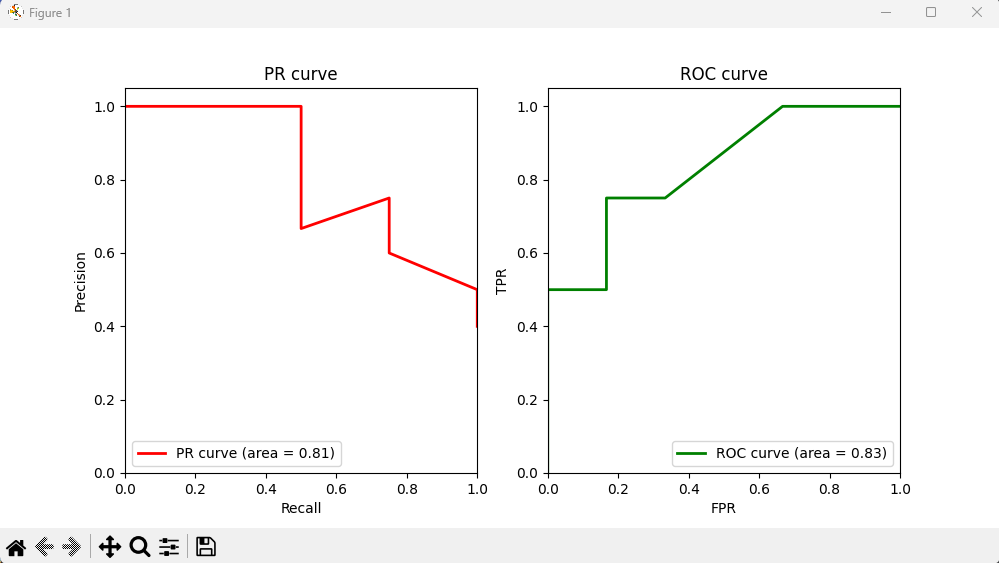

Write the Python code that produced this figure.
import numpy as np
from sklearn.metrics import precision_recall_curve, auc, roc_curve
import matplotlib.pyplot as plt

Y_true = np.array([1, 0, 0, 1, 0, 0, 1, 1, 0, 0])
Y_score = np.array([0.90, 0.40, 0.20, 0.60, 0.50, 0.40, 0.70, 0.40, 0.65, 0.35])


precision, recall, thresholds = precision_recall_curve(Y_true, Y_score)
pr_auc = auc(recall, precision)


fpr, tpr, roc_thresholds = roc_curve(Y_true, Y_score)
roc_auc = auc(fpr, tpr)


print("Precision-Recall AUC:", pr_auc)
print("ROC AUC:", roc_auc)


plt.figure(figsize=(10, 5))
plt.subplot(1, 2, 1)
plt.plot(recall, precision, color='r',  lw=2,label='PR curve (area = %0.2f)' % pr_auc)
plt.xlabel('Recall')
plt.ylabel('Precision')
plt.ylim([0.0, 1.05])
plt.xlim([0.0, 1.0])
plt.title('PR curve')
plt.legend(loc="lower left")


plt.subplot(1, 2, 2)
plt.plot(fpr, tpr, color='green', lw=2, label='ROC curve (area = %0.2f)' % roc_auc)
plt.xlim([0.0, 1.0])
plt.ylim([0.0, 1.05])
plt.xlabel('FPR')
plt.ylabel('TPR')
plt.title('ROC curve')
plt.legend(loc="lower right")

plt.show()
